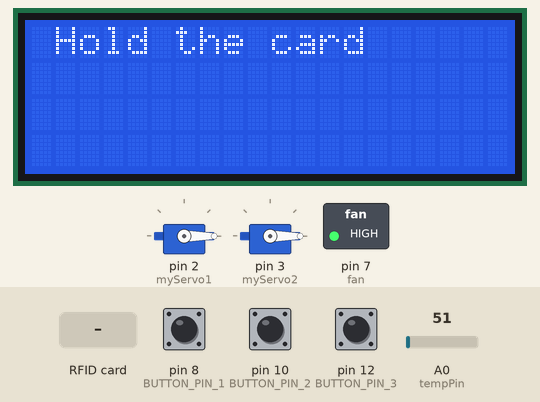
A sketch run on a simulated Arduino Mega 2560, built with avr-gcc and run on an emulated ATmega2560. On the bench: 2 × servo, 20×4 character LCD, switched loads named in the sketch (green lamp = pin HIGH). Inputs (shaded band) come from the test bench; at power-on: pin 8 (BUTTON_PIN_1) HIGH, pin 10 (BUTTON_PIN_2) HIGH, pin 12 (BUTTON_PIN_3) HIGH, A0 (tempPin) = 51. Pins used as bus, display or sensor lines are not drawn; what the sketch prints to the serial monitor is not drawn.

Above: at 1.3 s.
1.4 s: pin 8 (BUTTON_PIN_1) pulled LOW for 0.15 s
At 2.2 s:
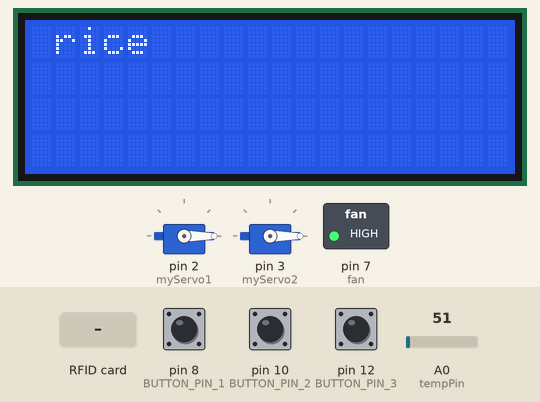
4.5 s: pin 10 (BUTTON_PIN_2) pulled LOW for 3.2 s
At 5.3 s:
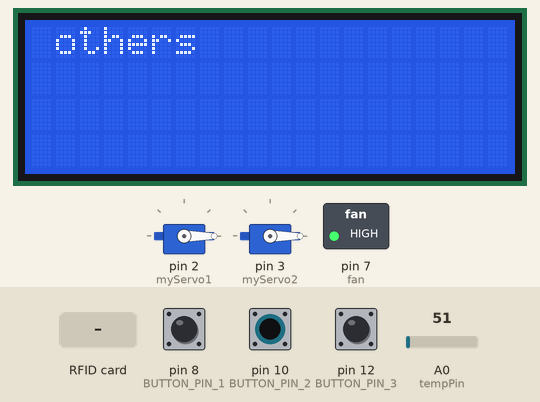
10.7 s: RFID card D3 5C 2B 2E held to the reader
At 11.8 s:
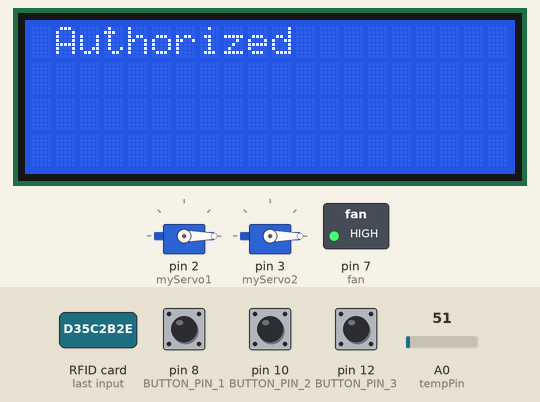
13.7 s: RFID card 5E 7A 19 C4 held to the reader
At 14.1 s:
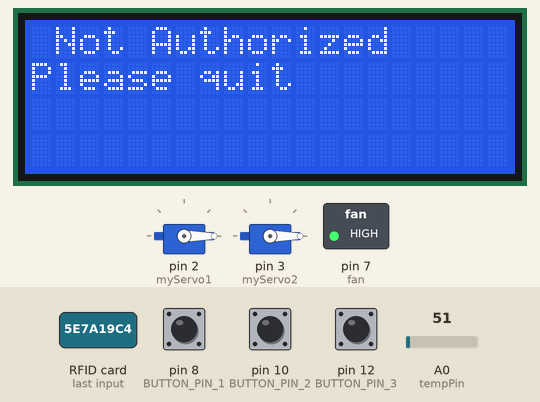
15.2 s: pin 12 (BUTTON_PIN_3) pulled LOW for 0.15 s
At 15.8 s:
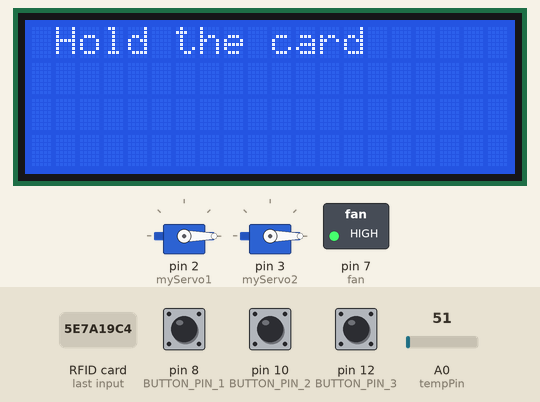
16.8 s: pin 8 (BUTTON_PIN_1) pulled LOW for 1 s
At 19.6 s:
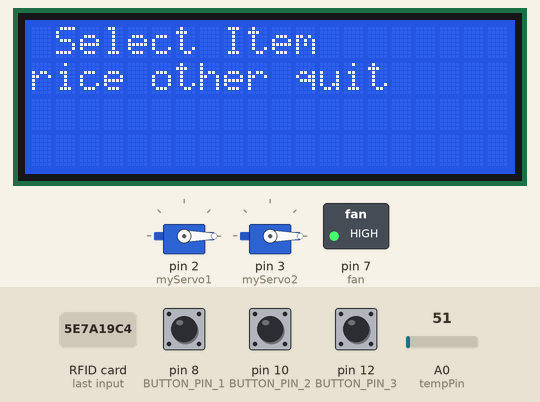
Timing chart, 0 to 21.1 s (numbered marks = the images above; inputs shaded):
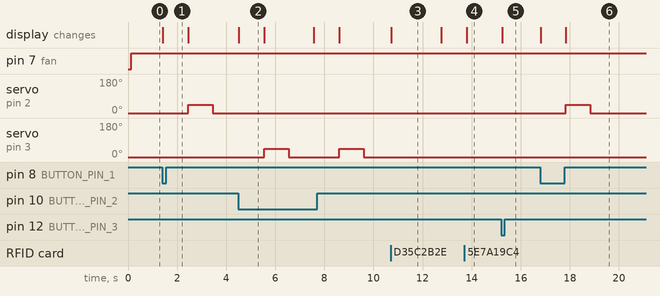

The sketch:

Arduino_SourceCode.ino
```cpp
#include <SPI.h>
#include <MFRC522.h>
#include <Servo.h>
#include <LiquidCrystal_I2C.h>
#include <Wire.h>

#define SS_PIN 53
#define RST_PIN 5

MFRC522 mfrc522(SS_PIN, RST_PIN);
LiquidCrystal_I2C lcd(0x3F, 20, 4);

int val;
int tempPin = A0;
int fan=7 ;
Servo myServo1;
Servo myServo2;


#define BUTTON_PIN_1 8
#define BUTTON_PIN_2 10
#define BUTTON_PIN_3 12


String uid1 = "D3 5C 2B 2E";
String uid2 = "E3 6D 11 2E";
String uid3 = "72 FB 4B 1A";
void setup()
{

pinMode(fan,OUTPUT);
digitalWrite(fan,LOW);

  pinMode(BUTTON_PIN_1, INPUT_PULLUP);
  pinMode(BUTTON_PIN_2, INPUT_PULLUP);
  pinMode(BUTTON_PIN_3, INPUT_PULLUP);

    myServo1.attach(2);
    myServo1.write(0);

    myServo2.attach(3);
    myServo2.write(0);

lcd.init();
lcd.backlight();
lcd.setCursor(1, 0);
lcd.print("Hold the card");

SPI.begin();
mfrc522.PCD_Init();
Serial.begin(9600);

}
void loop()
{


val = analogRead(tempPin);
float mv = ( val/1024.0)*5000;
float cel = mv/10;


if(cel<80)
{
  digitalWrite(fan,HIGH);
}
else
{ digitalWrite(fan,LOW);
}
  int button1State = digitalRead(BUTTON_PIN_1);
  int button2State = digitalRead(BUTTON_PIN_2);
  int button3State = digitalRead(BUTTON_PIN_3);


  if (button1State == LOW)
  {
    lcd.clear();
    lcd.setCursor(1, 0);
    lcd.print("rice");
    Serial.println("rice");
    delay(1000);
    lcd.clear();

    lcd.setCursor(1, 0);
    lcd.print("Select Item");
    lcd.setCursor(0, 1);
    lcd.print("rice other quit");

    Serial.print("Select Item 1.rice 2.other 3.quit");


    myServo1.write(45);
    delay(1000);
    myServo1.write(0);
    delay(1000);


  }

  if (button2State == LOW)
  {
    lcd.clear();
    lcd.setCursor(1, 0);
    lcd.print("others");
    Serial.println("others");
    delay(1000);
    lcd.clear();

    lcd.setCursor(1, 0);
    lcd.print("Select Item");
    lcd.setCursor(0, 1);
    lcd.print("rice other quit");

    Serial.print("Select Item 1.rice 2.other 3.quit");


    myServo2.write(45);
    delay(1000);
    myServo2.write(0);
    delay(1000);
  }
  if (button3State == LOW)
  {
    lcd.clear();
    lcd.setCursor(1, 0);
    lcd.print("Hold the card");
    Serial.println("Hold the card");


  }
if (!mfrc522.PICC_IsNewCardPresent())
  {
    return;
  }

if (!mfrc522.PICC_ReadCardSerial())
  {
    return;
  }

  Serial.print("UID tag:");
  String content = "";
  byte letter;

  for (byte i = 0; i < mfrc522.uid.size; i++)
  {
    Serial.print(mfrc522.uid.uidByte[i] < 0x10 ? " 0" : " ");
    Serial.print(mfrc522.uid.uidByte[i], HEX);
    content.concat(String(mfrc522.uid.uidByte[i] < 0x10 ? " 0" : " "));
    content.concat(String(mfrc522.uid.uidByte[i], HEX));
  }

  lcd.clear();
  Serial.println();
  Serial.print("Message: ");
  content.toUpperCase();

  if (content.substring(1) == uid1 || content.substring(1) == uid2 || content.substring(1) == uid3)
  {
    lcd.clear();
    lcd.setCursor(1, 0);
    lcd.print("Authorized");
    delay(2000);
    lcd.clear();
    lcd.setCursor(1, 0);
    lcd.print("Select Item");
    lcd.setCursor(0, 1);
    lcd.print("rice other quit");
    delay(1000);


  }
  else
  {
    lcd.clear();
    lcd.setCursor(1, 0);
    lcd.print("Not Authorized");
    lcd.setCursor(0, 1);
    lcd.print("Please quit");
    delay(500);
  }


}
```

Measured:
- after the input at 1.4 s, servo on pin 2 (myServo1): 0° → 45° after 1.1 s, → 0° 1.0 s later; the display: changes at once (image 1)
- after the input at 4.5 s, servo on pin 3 (myServo2): alternates 45° for 1.0 s and 0° for 2.1 s, starting after 1.0 s; the display: changes at once (image 2)
- after the input at 10.7 s, the display: changes at once (image 3)
- after the input at 13.7 s, the display: changes after 0.09 s (image 4)
- after the input at 15.2 s, the display: changes at once (image 5)
- after the input at 16.8 s, servo on pin 2 (myServo1): 0° → 45° after 1.0 s, → 0° 1.0 s later; the display: first changes at once (image 6 shows a later state)
- what the display in image 2 shows lasts 1.0 s, from 4.5 s to 5.5 s
